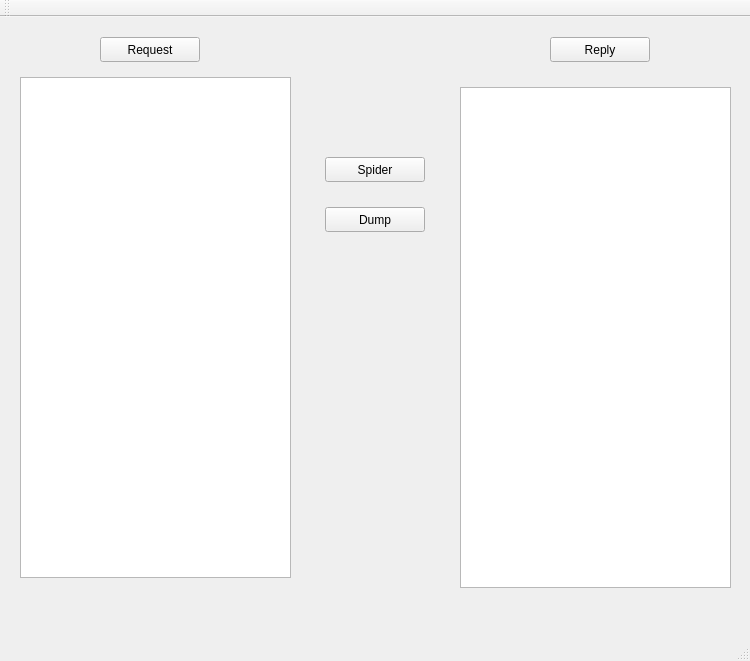
<?xml version="1.0" encoding="UTF-8"?>
<ui version="4.0">
 <class>MainWindow</class>
 <widget class="QMainWindow" name="MainWindow">
  <property name="geometry">
   <rect>
    <x>0</x>
    <y>0</y>
    <width>750</width>
    <height>661</height>
   </rect>
  </property>
  <property name="windowTitle">
   <string>MainWindow</string>
  </property>
  <widget class="QWidget" name="centralWidget">
   <widget class="QPushButton" name="pushButton">
    <property name="geometry">
     <rect>
      <x>325</x>
      <y>140</y>
      <width>100</width>
      <height>25</height>
     </rect>
    </property>
    <property name="text">
     <string>Spider</string>
    </property>
   </widget>
   <widget class="QPushButton" name="pushButton_2">
    <property name="geometry">
     <rect>
      <x>325</x>
      <y>190</y>
      <width>100</width>
      <height>25</height>
     </rect>
    </property>
    <property name="text">
     <string>Dump</string>
    </property>
   </widget>
   <widget class="QPushButton" name="requestButton">
    <property name="geometry">
     <rect>
      <x>100</x>
      <y>20</y>
      <width>100</width>
      <height>25</height>
     </rect>
    </property>
    <property name="text">
     <string>Request</string>
    </property>
   </widget>
   <widget class="QPushButton" name="responseButton">
    <property name="geometry">
     <rect>
      <x>550</x>
      <y>20</y>
      <width>100</width>
      <height>25</height>
     </rect>
    </property>
    <property name="text">
     <string>Reply</string>
    </property>
   </widget>
   <widget class="QPlainTextEdit" name="requestTextEdit">
    <property name="geometry">
     <rect>
      <x>20</x>
      <y>60</y>
      <width>271</width>
      <height>501</height>
     </rect>
    </property>
    <property name="plainText">
     <string/>
    </property>
   </widget>
   <widget class="QPlainTextEdit" name="responseTextEdit">
    <property name="geometry">
     <rect>
      <x>460</x>
      <y>70</y>
      <width>271</width>
      <height>501</height>
     </rect>
    </property>
    <property name="plainText">
     <string/>
    </property>
   </widget>
  </widget>
  <widget class="QToolBar" name="mainToolBar">
   <attribute name="toolBarArea">
    <enum>TopToolBarArea</enum>
   </attribute>
   <attribute name="toolBarBreak">
    <bool>false</bool>
   </attribute>
  </widget>
  <widget class="QStatusBar" name="statusBar"/>
 </widget>
 <layoutdefault spacing="6" margin="11"/>
 <resources/>
 <connections/>
</ui>
